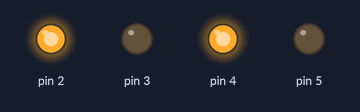
Recording of a sketch running on a simulated Arduino Uno, built with avr-gcc and run on an emulated ATmega328P. On the bench: output pins drawn as LEDs (lit = HIGH).

Above: at 0.5 s.
At 3.5 s:
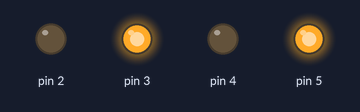
Timing chart, 0 to 4.6 s (numbered marks = the images above):
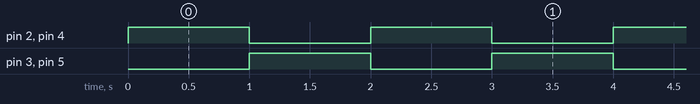

Measured:
- by itself, pin 2–5: alternates HIGH for 1.0 s and LOW for 1.0 s

The sketch:

sequence.ino
```cpp
void setup()
{
  pinMode(2 , OUTPUT);
  pinMode(3 , OUTPUT);
  pinMode(4 , OUTPUT);
  pinMode(5 , OUTPUT);

}

void loop()
{
  digitalWrite(2 , HIGH);
  digitalWrite(3 , LOW);
  digitalWrite(4 , HIGH);
  digitalWrite(5 , LOW);
  delay(1000);
  digitalWrite(2 , LOW);
  digitalWrite(3 , HIGH);
  digitalWrite(4 , LOW);
  digitalWrite(5 , HIGH);
 delay(1000);
}
```
